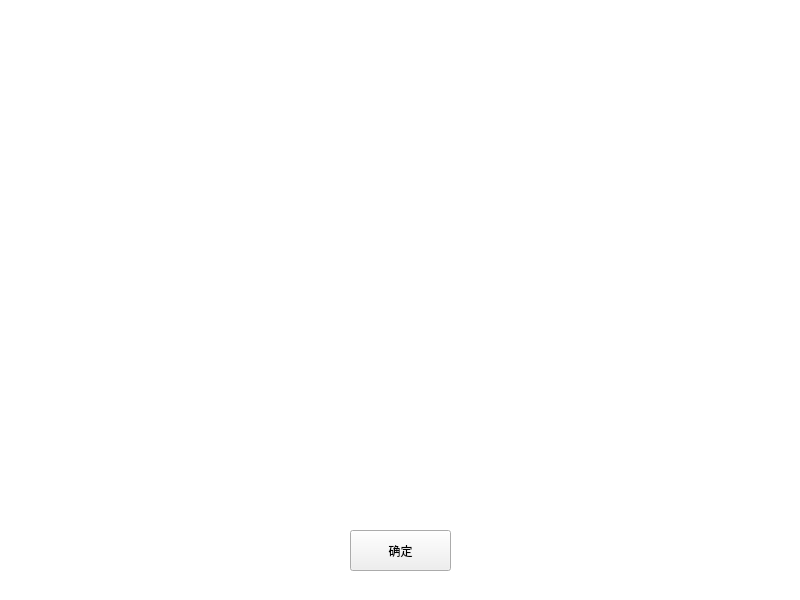
<?xml version="1.0" encoding="UTF-8"?>
<ui version="4.0">
 <class>MainWindow</class>
 <widget class="QMainWindow" name="MainWindow">
  <property name="geometry">
   <rect>
    <x>0</x>
    <y>0</y>
    <width>800</width>
    <height>600</height>
   </rect>
  </property>
  <property name="windowTitle">
   <string>MainWindow</string>
  </property>
  <widget class="QWidget" name="centralWidget">
   <widget class="QLabel" name="label">
    <property name="geometry">
     <rect>
      <x>0</x>
      <y>0</y>
      <width>801</width>
      <height>601</height>
     </rect>
    </property>
    <property name="styleSheet">
     <string notr="true">background-color: rgb(255, 255, 255);
font: 12pt &quot;微软雅黑&quot;;</string>
    </property>
    <property name="text">
     <string/>
    </property>
    <property name="alignment">
     <set>Qt::AlignLeading|Qt::AlignLeft|Qt::AlignTop</set>
    </property>
    <property name="margin">
     <number>12</number>
    </property>
   </widget>
   <widget class="QPushButton" name="pushButton">
    <property name="geometry">
     <rect>
      <x>350</x>
      <y>530</y>
      <width>101</width>
      <height>41</height>
     </rect>
    </property>
    <property name="styleSheet">
     <string notr="true">font: 12pt &quot;微软雅黑&quot;;</string>
    </property>
    <property name="text">
     <string>确定</string>
    </property>
   </widget>
  </widget>
 </widget>
 <resources/>
 <connections/>
</ui>
